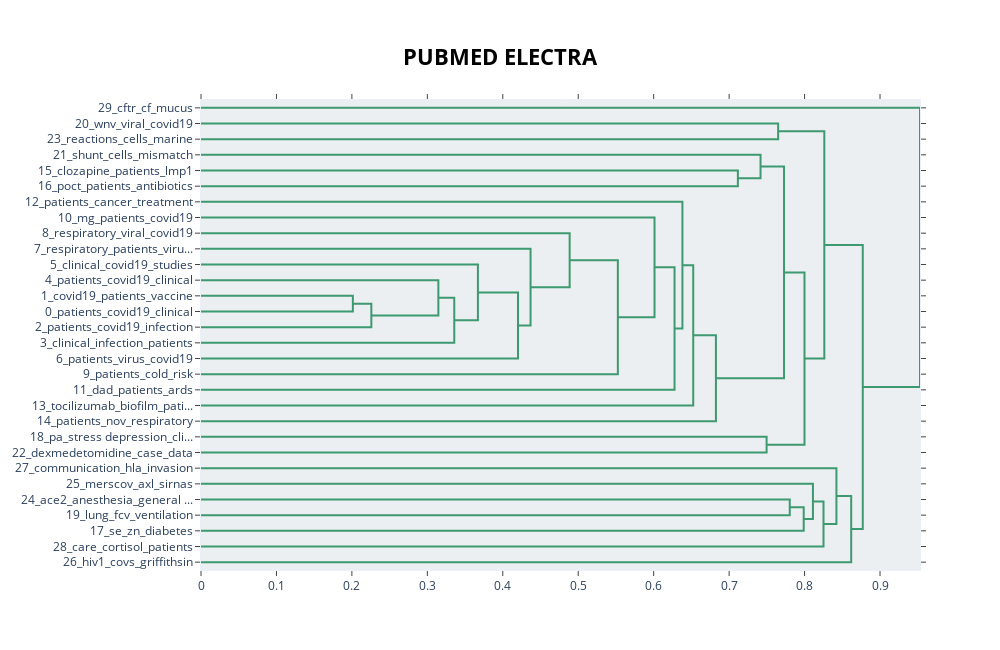

Notebook source saved alongside this figure:
### Code cell
# Hierarchical Clustering
topic_model.visualize_hierarchy(title="<b>PUBMED ELECTRA</b>")

### Figure 1 — Plotly figure (JSON) as saved in the notebook; plotly's stock layout.template omitted (floating-point values rounded to 4 significant figures)
{"data": [{"hoverinfo": "text", "marker": {"color": "rgb(61,153,112)"}, "mode": "lines", "type": "scatter", "x": [0, 0.765, 0.765, 0], "xaxis": "x", "y": [-15, -15, -25, -25], "yaxis": "y"}, {"hoverinfo": "text", "marker": {"color": "rgb(61,153,112)"}, "mode": "lines", "type": "scatter", "x": [0, 0.7116, 0.7116, 0], "xaxis": "x", "y": [-45, -45, -55, -55], "yaxis": "y"}, {"hoverinfo": "text", "marker": {"color": "rgb(61,153,112)"}, "mode": "lines", "type": "scatter", "x": [0, 0.7416, 0.7416, 0.7116], "xaxis": "x", "y": [-35, -35, -50, -50], "yaxis": "y"}, {"hoverinfo": "text", "marker": {"color": "rgb(61,153,112)"}, "mode": "lines", "type": "scatter", "x": [0, 0.2013, 0.2013, 0], "xaxis": "x", "y": [-125, -125, -135, -135], "yaxis": "y"}, {"hoverinfo": "text", "marker": {"color": "rgb(61,153,112)"}, "mode": "lines", "type": "scatter", "x": [0.2013, 0.2258, 0.2258, 0], "xaxis": "x", "y": [-130, -130, -145, -145], "yaxis": "y"}, {"hoverinfo": "text", "marker": {"color": "rgb(61,153,112)"}, "mode": "lines", "type": "scatter", "x": [0, 0.3146, 0.3146, 0.2258], "xaxis": "x", "y": [-115, -115, -137.5, -137.5], "yaxis": "y"}, {"hoverinfo": "text", "marker": {"color": "rgb(61,153,112)"}, "mode": "lines", "type": "scatter", "x": [0.3146, 0.3357, 0.3357, 0], "xaxis": "x", "y": [-126.2, -126.2, -155, -155], "yaxis": "y"}, {"hoverinfo": "text", "marker": {"color": "rgb(61,153,112)"}, "mode": "lines", "type": "scatter", "x": [0, 0.367, 0.367, 0.3357], "xaxis": "x", "y": [-105, -105, -140.6, -140.6], "yaxis": "y"}, {"hoverinfo": "text", "marker": {"color": "rgb(61,153,112)"}, "mode": "lines", "type": "scatter", "x": [0.367, 0.4202, 0.4202, 0], "xaxis": "x", "y": [-122.8, -122.8, -165, -165], "yaxis": "y"}, {"hoverinfo": "text", "marker": {"color": "rgb(61,153,112)"}, "mode": "lines", "type": "scatter", "x": [0, 0.4368, 0.4368, 0.4202], "xaxis": "x", "y": [-95, -95, -143.9, -143.9], "yaxis": "y"}, {"hoverinfo": "text", "marker": {"color": "rgb(61,153,112)"}, "mode": "lines", "type": "scatter", "x": [0, 0.4886, 0.4886, 0.4368], "xaxis": "x", "y": [-85, -85, -119.5, -119.5], "yaxis": "y"}, {"hoverinfo": "text", "marker": {"color": "rgb(61,153,112)"}, "mode": "lines", "type": "scatter", "x": [0.4886, 0.5525, 0.5525, 0], "xaxis": "x", "y": [-102.2, -102.2, -175, -175], "yaxis": "y"}, {"hoverinfo": "text", "marker": {"color": "rgb(61,153,112)"}, "mode": "lines", "type": "scatter", "x": [0, 0.6011, 0.6011, 0.5525], "xaxis": "x", "y": [-75, -75, -138.6, -138.6], "yaxis": "y"}, {"hoverinfo": "text", "marker": {"color": "rgb(61,153,112)"}, "mode": "lines", "type": "scatter", "x": [0.6011, 0.6276, 0.6276, 0], "xaxis": "x", "y": [-106.8, -106.8, -185, -185], "yaxis": "y"}, {"hoverinfo": "text", "marker": {"color": "rgb(61,153,112)"}, "mode": "lines", "type": "scatter", "x": [0, 0.6381, 0.6381, 0.6276], "xaxis": "x", "y": [-65, -65, -145.9, -145.9], "yaxis": "y"}, {"hoverinfo": "text", "marker": {"color": "rgb(61,153,112)"}, "mode": "lines", "type": "scatter", "x": [0.6381, 0.6524, 0.6524, 0], "xaxis": "x", "y": [-105.5, -105.5, -195, -195], "yaxis": "y"}, {"hoverinfo": "text", "marker": {"color": "rgb(61,153,112)"}, "mode": "lines", "type": "scatter", "x": [0.6524, 0.6825, 0.6825, 0], "xaxis": "x", "y": [-150.2, -150.2, -205, -205], "yaxis": "y"}, {"hoverinfo": "text", "marker": {"color": "rgb(61,153,112)"}, "mode": "lines", "type": "scatter", "x": [0.7416, 0.7728, 0.7728, 0.6825], "xaxis": "x", "y": [-42.5, -42.5, -177.6, -177.6], "yaxis": "y"}, {"hoverinfo": "text", "marker": {"color": "rgb(61,153,112)"}, "mode": "lines", "type": "scatter", "x": [0, 0.7497, 0.7497, 0], "xaxis": "x", "y": [-215, -215, -225, -225], "yaxis": "y"}, {"hoverinfo": "text", "marker": {"color": "rgb(61,153,112)"}, "mode": "lines", "type": "scatter", "x": [0.7728, 0.7999, 0.7999, 0.7497], "xaxis": "x", "y": [-110.1, -110.1, -220, -220], "yaxis": "y"}, {"hoverinfo": "text", "marker": {"color": "rgb(61,153,112)"}, "mode": "lines", "type": "scatter", "x": [0.765, 0.8262, 0.8262, 0.7999], "xaxis": "x", "y": [-20, -20, -165.0, -165.0], "yaxis": "y"}, {"hoverinfo": "text", "marker": {"color": "rgb(61,153,112)"}, "mode": "lines", "type": "scatter", "x": [0, 0.7803, 0.7803, 0], "xaxis": "x", "y": [-255, -255, -265, -265], "yaxis": "y"}, {"hoverinfo": "text", "marker": {"color": "rgb(61,153,112)"}, "mode": "lines", "type": "scatter", "x": [0.7803, 0.7989, 0.7989, 0], "xaxis": "x", "y": [-260, -260, -275, -275], "yaxis": "y"}, {"hoverinfo": "text", "marker": {"color": "rgb(61,153,112)"}, "mode": "lines", "type": "scatter", "x": [0, 0.8111, 0.8111, 0.7989], "xaxis": "x", "y": [-245, -245, -267.5, -267.5], "yaxis": "y"}, {"hoverinfo": "text", "marker": {"color": "rgb(61,153,112)"}, "mode": "lines", "type": "scatter", "x": [0.8111, 0.8251, 0.8251, 0], "xaxis": "x", "y": [-256.2, -256.2, -285, -285], "yaxis": "y"}, {"hoverinfo": "text", "marker": {"color": "rgb(61,153,112)"}, "mode": "lines", "type": "scatter", "x": [0, 0.8422, 0.8422, 0.8251], "xaxis": "x", "y": [-235, -235, -270.6, -270.6], "yaxis": "y"}, {"hoverinfo": "text", "marker": {"color": "rgb(61,153,112)"}, "mode": "lines", "type": "scatter", "x": [0.8422, 0.8618, 0.8618, 0], "xaxis": "x", "y": [-252.8, -252.8, -295, -295], "yaxis": "y"}, {"hoverinfo": "text", "marker": {"color": "rgb(61,153,112)"}, "mode": "lines", "type": "scatter", "x": [0.8262, 0.8771, 0.8771, 0.8618], "xaxis": "x", "y": [-92.51, -92.51, -273.9, -273.9], "yaxis": "y"}, {"hoverinfo": "text", "marker": {"color": "rgb(61,153,112)"}, "mode": "lines", "type": "scatter", "x": [0, 0.953, 0.953, 0.8771], "xaxis": "x", "y": [-5, -5, -183.2, -183.2], "yaxis": "y"}], "layout": {"autosize": false, "height": 650, "hoverlabel": {"bgcolor": "white", "font": {"family": "Rockwell", "size": 16}}, "hovermode": "closest", "plot_bgcolor": "#ECEFF1", "showlegend": false, "title": {"font": {"color": "Black", "size": 22}, "text": "<b>PUBMED ELECTRA</b>", "x": 0.5, "xanchor": "center", "yanchor": "top"}, "width": 1000, "xaxis": {"mirror": "allticks", "rangemode": "tozero", "showgrid": false, "showline": true, "showticklabels": true, "ticks": "outside", "type": "linear", "zeroline": false}, "yaxis": {"mirror": "allticks", "range": [-300, 0], "rangemode": "tozero", "showgrid": false, "showline": true, "showticklabels": true, "tickmode": "array", "ticks": "outside", "ticktext": ["29_cftr_cf_mucus", "20_wnv_viral_covid19", "23_reactions_cells_marine", "21_shunt_cells_mismatch", "15_clozapine_patients_lmp1", "16_poct_patients_antibiotics", "12_patients_cancer_treatment", "10_mg_patients_covid19", "8_respiratory_viral_covid19", "7_respiratory_patients_viru...", "5_clinical_covid19_studies", "4_patients_covid19_clinical", "1_covid19_patients_vaccine", "0_patients_covid19_clinical", "2_patients_covid19_infection", "3_clinical_infection_patients", "6_patients_virus_covid19", "9_patients_cold_risk", "11_dad_patients_ards", "13_tocilizumab_biofilm_pati...", "14_patients_nov_respiratory", "18_pa_stress depression_cli...", "22_dexmedetomidine_case_data", "27_communication_hla_invasion", "25_merscov_axl_sirnas", "24_ace2_anesthesia_general ...", "19_lung_fcv_ventilation", "17_se_zn_diabetes", "28_care_cortisol_patients", "26_hiv1_covs_griffithsin"], "tickvals": [-5, -15, -25, -35, -45, -55, -65, -75, -85, -95, -105, -115, -125, -135, -145, -155, -165, -175, -185, -195, -205, -215, -225, -235, -245, -255, -265, -275, -285, -295], "type": "linear", "zeroline": false}}}
